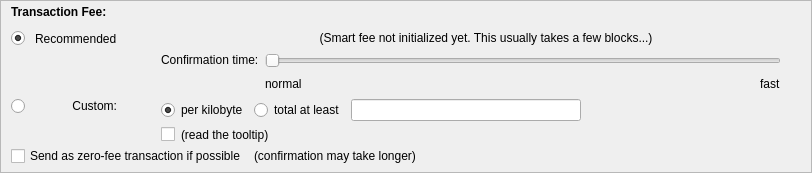
    <widget class="QFrame" name="frameFee">
     <property name="sizePolicy">
      <sizepolicy hsizetype="Expanding" vsizetype="Expanding">
       <horstretch>0</horstretch>
       <verstretch>0</verstretch>
      </sizepolicy>
     </property>
     <property name="maximumSize">
      <size>
       <width>16777215</width>
       <height>16777215</height>
      </size>
     </property>
     <property name="frameShape">
      <enum>QFrame::StyledPanel</enum>
     </property>
     <property name="frameShadow">
      <enum>QFrame::Sunken</enum>
     </property>
     <layout class="QVBoxLayout" name="verticalLayoutFee1">
      <property name="spacing">
       <number>0</number>
      </property>
      <property name="leftMargin">
       <number>0</number>
      </property>
      <property name="topMargin">
       <number>0</number>
      </property>
      <property name="rightMargin">
       <number>0</number>
      </property>
      <property name="bottomMargin">
       <number>0</number>
      </property>
      <item>
       <layout class="QVBoxLayout" name="verticalLayoutFee2" stretch="0,0,0">
        <property name="spacing">
         <number>0</number>
        </property>
        <property name="leftMargin">
         <number>10</number>
        </property>
        <property name="topMargin">
         <number>0</number>
        </property>
        <item>
         <layout class="QHBoxLayout" name="horizontalLayoutFee1">
          <property name="bottomMargin">
           <number>0</number>
          </property>
          <item>
           <layout class="QVBoxLayout" name="verticalLayoutFee7">
            <property name="spacing">
             <number>0</number>
            </property>
            <item>
             <spacer name="verticalSpacerSmartFee">
              <property name="orientation">
               <enum>Qt::Vertical</enum>
              </property>
              <property name="sizeType">
               <enum>QSizePolicy::Fixed</enum>
              </property>
              <property name="sizeHint" stdset="0">
               <size>
                <width>1</width>
                <height>4</height>
               </size>
              </property>
             </spacer>
            </item>
            <item>
             <layout class="QHBoxLayout" name="horizontalLayoutSmartFee">
              <property name="spacing">
               <number>10</number>
              </property>
              <item>
               <widget class="QLabel" name="labelFeeHeadline">
                <property name="sizePolicy">
                 <sizepolicy hsizetype="Preferred" vsizetype="Maximum">
                  <horstretch>0</horstretch>
                  <verstretch>0</verstretch>
                 </sizepolicy>
                </property>
                <property name="font">
                 <font>
                  <weight>75</weight>
                  <bold>true</bold>
                 </font>
                </property>
                <property name="styleSheet">
                 <string notr="true">font-weight:bold;</string>
                </property>
                <property name="text">
                 <string>Transaction Fee:</string>
                </property>
               </widget>
              </item>
              <item>
               <widget class="QLabel" name="labelFeeMinimized">
                <property name="text">
                 <string/>
                </property>
               </widget>
              </item>
              <item>
               <widget class="QtMaterialFlatButton" name="buttonChooseFee" native="true">
                <property name="text" stdset="0">
                 <string>Choose...</string>
                </property>
               </widget>
              </item>
              <item>
               <widget class="QtMaterialFlatButton" name="buttonMinimizeFee" native="true">
                <property name="toolTip">
                 <string>collapse fee-settings</string>
                </property>
                <property name="text" stdset="0">
                 <string>Minimize</string>
                </property>
               </widget>
              </item>
             </layout>
            </item>
            <item>
             <spacer name="verticalSpacer_5">
              <property name="orientation">
               <enum>Qt::Vertical</enum>
              </property>
              <property name="sizeHint" stdset="0">
               <size>
                <width>1</width>
                <height>1</height>
               </size>
              </property>
             </spacer>
            </item>
           </layout>
          </item>
          <item>
           <spacer name="horizontalSpacer_4">
            <property name="orientation">
             <enum>Qt::Horizontal</enum>
            </property>
            <property name="sizeHint" stdset="0">
             <size>
              <width>40</width>
              <height>20</height>
             </size>
            </property>
           </spacer>
          </item>
         </layout>
        </item>
        <item>
         <widget class="QFrame" name="frameFeeSelection">
          <layout class="QVBoxLayout" name="verticalLayoutFee12">
           <property name="spacing">
            <number>0</number>
           </property>
           <property name="leftMargin">
            <number>0</number>
           </property>
           <property name="topMargin">
            <number>0</number>
           </property>
           <property name="rightMargin">
            <number>0</number>
           </property>
           <property name="bottomMargin">
            <number>0</number>
           </property>
           <item>
            <layout class="QGridLayout" name="gridLayoutFee">
             <property name="topMargin">
              <number>10</number>
             </property>
             <property name="bottomMargin">
              <number>4</number>
             </property>
             <property name="horizontalSpacing">
              <number>10</number>
             </property>
             <property name="verticalSpacing">
              <number>4</number>
             </property>
             <item row="2" column="4">
              <layout class="QVBoxLayout" name="verticalLayoutFee8">
               <property name="spacing">
                <number>6</number>
               </property>
               <item>
                <layout class="QHBoxLayout" name="horizontalLayoutFee13">
                 <item>
                  <widget class="QRadioButton" name="radioCustomPerKilobyte">
                   <property name="toolTip">
                    <string>If the custom fee is set to 1000 uTUSCs and the transaction is only 250 bytes, then &quot;per kilobyte&quot; only pays 250 uTUSCs in fee,&lt;br /&gt;while &quot;at least&quot; pays 1000 uTUSCs. For transactions bigger than a kilobyte both pay by kilobyte.</string>
                   </property>
                   <property name="text">
                    <string>per kilobyte</string>
                   </property>
                   <property name="checked">
                    <bool>true</bool>
                   </property>
                   <attribute name="buttonGroup">
                    <string notr="true">groupCustomFee</string>
                   </attribute>
                  </widget>
                 </item>
                 <item>
                  <widget class="QRadioButton" name="radioCustomAtLeast">
                   <property name="toolTip">
                    <string>If the custom fee is set to 1000 uTUSCs and the transaction is only 250 bytes, then &quot;per kilobyte&quot; only pays 250 uTUSCs in fee,&lt;br /&gt;while &quot;total at least&quot; pays 1000 uTUSCs. For transactions bigger than a kilobyte both pay by kilobyte.</string>
                   </property>
                   <property name="text">
                    <string>total at least</string>
                   </property>
                   <attribute name="buttonGroup">
                    <string notr="true">groupCustomFee</string>
                   </attribute>
                  </widget>
                 </item>
                 <item>
                  <widget class="BitcoinAmountField" name="customFee"/>
                 </item>
                 <item>
                  <spacer name="horizontalSpacer_6">
                   <property name="orientation">
                    <enum>Qt::Horizontal</enum>
                   </property>
                   <property name="sizeHint" stdset="0">
                    <size>
                     <width>1</width>
                     <height>1</height>
                    </size>
                   </property>
                  </spacer>
                 </item>
                </layout>
               </item>
               <item>
                <layout class="QHBoxLayout" name="horizontalLayoutFee8">
                 <item>
                  <widget class="QCheckBox" name="checkBoxMinimumFee">
                   <property name="toolTip">
                    <string>Paying only the minimum fee is just fine as long as there is less transaction volume than space in the blocks.&lt;br /&gt;But be aware that this can end up in a never confirming transaction once there is more demand for TUSC transactions than the network can process.</string>
                   </property>
                   <property name="text">
                    <string/>
                   </property>
                  </widget>
                 </item>
                 <item>
                  <widget class="QLabel" name="labelMinFeeWarning">
                   <property name="enabled">
                    <bool>true</bool>
                   </property>
                   <property name="toolTip">
                    <string>Paying only the minimum fee is just fine as long as there is less transaction volume than space in the blocks.&lt;br /&gt;But be aware that this can end up in a never confirming transaction once there is more demand for TUSC transactions than the network can process.</string>
                   </property>
                   <property name="text">
                    <string>(read the tooltip)</string>
                   </property>
                   <property name="margin">
                    <number>5</number>
                   </property>
                  </widget>
                 </item>
                 <item>
                  <spacer name="horizontalSpacer_2">
                   <property name="orientation">
                    <enum>Qt::Horizontal</enum>
                   </property>
                   <property name="sizeHint" stdset="0">
                    <size>
                     <width>1</width>
                     <height>1</height>
                    </size>
                   </property>
                  </spacer>
                 </item>
                </layout>
               </item>
              </layout>
             </item>
             <item row="1" column="0">
              <layout class="QVBoxLayout" name="verticalLayoutFee4" stretch="1">
               <item>
                <spacer name="verticalSpacer_2">
                 <property name="orientation">
                  <enum>Qt::Vertical</enum>
                 </property>
                 <property name="sizeHint" stdset="0">
                  <size>
                   <width>1</width>
                   <height>1</height>
                  </size>
                 </property>
                </spacer>
               </item>
              </layout>
             </item>
             <item row="2" column="0">
              <layout class="QVBoxLayout" name="verticalLayoutFee9" stretch="0,1">
               <item>
                <widget class="QRadioButton" name="radioCustomFee">
                 <property name="text">
                  <string/>
                 </property>
                 <attribute name="buttonGroup">
                  <string notr="true">groupFee</string>
                 </attribute>
                </widget>
               </item>
               <item>
                <spacer name="verticalSpacer_6">
                 <property name="orientation">
                  <enum>Qt::Vertical</enum>
                 </property>
                 <property name="sizeHint" stdset="0">
                  <size>
                   <width>1</width>
                   <height>1</height>
                  </size>
                 </property>
                </spacer>
               </item>
              </layout>
             </item>
             <item row="1" column="4">
              <layout class="QVBoxLayout" name="verticalLayoutFee3" stretch="0,0,1">
               <property name="spacing">
                <number>6</number>
               </property>
               <property name="topMargin">
                <number>2</number>
               </property>
               <item>
                <layout class="QHBoxLayout" name="horizontalLayoutFee12">
                 <item>
                  <spacer name="horizontalSpacer_5">
                   <property name="orientation">
                    <enum>Qt::Horizontal</enum>
                   </property>
                   <property name="sizeHint" stdset="0">
                    <size>
                     <width>1</width>
                     <height>1</height>
                    </size>
                   </property>
                  </spacer>
                 </item>
                </layout>
               </item>
               <item>
                <layout class="QHBoxLayout" name="horizontalLayoutFee9">
                 <item>
                  <layout class="QVBoxLayout" name="verticalLayoutFee6">
                   <item>
                    <widget class="QLabel" name="labelSmartFee3">
                     <property name="text">
                      <string>Confirmation time:</string>
                     </property>
                     <property name="margin">
                      <number>2</number>
                     </property>
                    </widget>
                   </item>
                   <item>
                    <spacer name="verticalSpacer_3">
                     <property name="orientation">
                      <enum>Qt::Vertical</enum>
                     </property>
                     <property name="sizeHint" stdset="0">
                      <size>
                       <width>1</width>
                       <height>1</height>
                      </size>
                     </property>
                    </spacer>
                   </item>
                  </layout>
                 </item>
                 <item>
                  <layout class="QVBoxLayout" name="verticalLayoutFee5">
                   <property name="rightMargin">
                    <number>30</number>
                   </property>
                   <item>
                    <widget class="QSlider" name="sliderSmartFee">
                     <property name="minimum">
                      <number>0</number>
                     </property>
                     <property name="maximum">
                      <number>24</number>
                     </property>
                     <property name="pageStep">
                      <number>1</number>
                     </property>
                     <property name="value">
                      <number>0</number>
                     </property>
                     <property name="orientation">
                      <enum>Qt::Horizontal</enum>
                     </property>
                     <property name="invertedAppearance">
                      <bool>false</bool>
                     </property>
                     <property name="invertedControls">
                      <bool>false</bool>
                     </property>
                     <property name="tickPosition">
                      <enum>QSlider::NoTicks</enum>
                     </property>
                    </widget>
                   </item>
                   <item>
                    <layout class="QHBoxLayout" name="horizontalLayoutFee10">
                     <item>
                      <widget class="QLabel" name="labelSmartFeeNormal">
                       <property name="text">
                        <string>normal</string>
                       </property>
                      </widget>
                     </item>
                     <item>
                      <spacer name="horizontalSpacer_3">
                       <property name="orientation">
                        <enum>Qt::Horizontal</enum>
                       </property>
                       <property name="sizeHint" stdset="0">
                        <size>
                         <width>40</width>
                         <height>20</height>
                        </size>
                       </property>
                      </spacer>
                     </item>
                     <item>
                      <widget class="QLabel" name="labelSmartFeeFast">
                       <property name="text">
                        <string>fast</string>
                       </property>
                      </widget>
                     </item>
                    </layout>
                   </item>
                  </layout>
                 </item>
                </layout>
               </item>
               <item>
                <spacer name="verticalSpacer_4">
                 <property name="orientation">
                  <enum>Qt::Vertical</enum>
                 </property>
                 <property name="sizeHint" stdset="0">
                  <size>
                   <width>1</width>
                   <height>1</height>
                  </size>
                 </property>
                </spacer>
               </item>
              </layout>
             </item>
             <item row="0" column="1">
              <widget class="QLabel" name="labelSmartFee_2">
               <property name="text">
                <string>Recommended</string>
               </property>
              </widget>
             </item>
             <item row="0" column="0">
              <widget class="QRadioButton" name="radioSmartFee">
               <property name="text">
                <string/>
               </property>
               <property name="checked">
                <bool>true</bool>
               </property>
               <attribute name="buttonGroup">
                <string notr="true">groupFee</string>
               </attribute>
              </widget>
             </item>
             <item row="2" column="1">
              <widget class="QLabel" name="labelCustomFee">
               <property name="text">
                <string>Custom:</string>
               </property>
               <property name="alignment">
                <set>Qt::AlignRight|Qt::AlignTop|Qt::AlignTrailing</set>
               </property>
              </widget>
             </item>
             <item row="0" column="2">
              <widget class="QLabel" name="labelSmartFee">
               <property name="text">
                <string/>
               </property>
               <property name="margin">
                <number>2</number>
               </property>
              </widget>
             </item>
             <item row="0" column="3">
              <widget class="QLabel" name="labelFeeEstimation">
               <property name="text">
                <string/>
               </property>
              </widget>
             </item>
             <item row="0" column="4">
              <widget class="QLabel" name="labelSmartFee2">
               <property name="text">
                <string>(Smart fee not initialized yet. This usually takes a few blocks...)</string>
               </property>
               <property name="alignment">
                <set>Qt::AlignHCenter</set>
               </property>
               <property name="wordWrap">
                <bool>true</bool>
               </property>
               <property name="margin">
                <number>2</number>
               </property>
              </widget>
             </item>
            </layout>
           </item>
           <item>
            <layout class="QHBoxLayout" name="horizontalLayoutFee5" stretch="0,0,0">
             <property name="spacing">
              <number>8</number>
             </property>
             <property name="bottomMargin">
              <number>4</number>
             </property>
             <item>
              <widget class="QCheckBox" name="checkBoxFreeTx">
               <property name="text">
                <string>Send as zero-fee transaction if possible</string>
               </property>
              </widget>
             </item>
             <item>
              <widget class="QLabel" name="labelFreeTx">
               <property name="text">
                <string>(confirmation may take longer)</string>
               </property>
               <property name="margin">
                <number>5</number>
               </property>
              </widget>
             </item>
             <item>
              <spacer name="horizontalSpacerFee5">
               <property name="orientation">
                <enum>Qt::Horizontal</enum>
               </property>
               <property name="sizeHint" stdset="0">
                <size>
                 <width>1</width>
                 <height>1</height>
                </size>
               </property>
              </spacer>
             </item>
            </layout>
           </item>
           <item>
            <spacer name="verticalSpacerFee2">
             <property name="orientation">
              <enum>Qt::Vertical</enum>
             </property>
             <property name="sizeHint" stdset="0">
              <size>
               <width>1</width>
               <height>1</height>
              </size>
             </property>
            </spacer>
           </item>
          </layout>
         </widget>
        </item>
        <item>
         <spacer name="verticalSpacerFee">
          <property name="orientation">
           <enum>Qt::Vertical</enum>
          </property>
          <property name="sizeHint" stdset="0">
           <size>
            <width>800</width>
            <height>1</height>
           </size>
          </property>
         </spacer>
        </item>
       </layout>
      </item>
     </layout>
    </widget>
